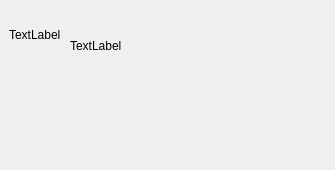
<?xml version="1.0" encoding="UTF-8"?>
<ui version="4.0">
 <class>Widget</class>
 <widget class="QWidget" name="Widget">
  <property name="geometry">
   <rect>
    <x>0</x>
    <y>0</y>
    <width>335</width>
    <height>170</height>
   </rect>
  </property>
  <property name="windowTitle">
   <string>Widget</string>
  </property>
  <widget class="QLabel" name="label">
   <property name="geometry">
    <rect>
     <x>9</x>
     <y>9</y>
     <width>91</width>
     <height>51</height>
    </rect>
   </property>
   <property name="text">
    <string>TextLabel</string>
   </property>
  </widget>
  <widget class="QLabel" name="textLabel">
   <property name="geometry">
    <rect>
     <x>70</x>
     <y>10</y>
     <width>101</width>
     <height>71</height>
    </rect>
   </property>
   <property name="text">
    <string>TextLabel</string>
   </property>
  </widget>
 </widget>
 <layoutdefault spacing="6" margin="11"/>
 <resources/>
 <connections/>
</ui>
